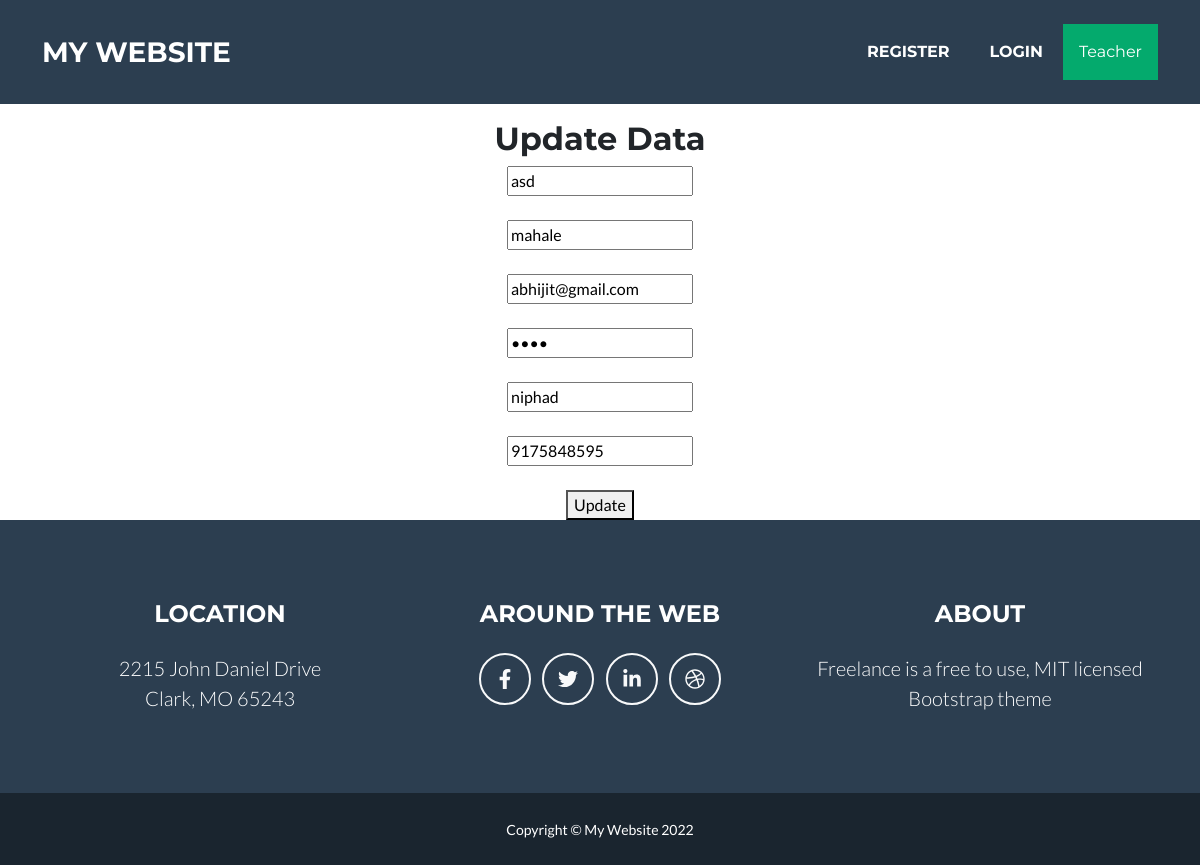
/edit?id=1, run on the app's committed database.
### myfirstproject/models.py (models this page shows)
class student(models.Model):
    fname=models.CharField(max_length=20)
    lname = models.CharField(max_length=20)
    email = models.CharField(max_length=50,default="0")
    password = models.CharField(max_length=20,default="0")
    city = models.TextField(max_length=20)
    contact=models.IntegerField(max_length=20)

### myfirstproject/views.py (the view)
# urls.py: path('edit',views.edit,name="edit"),
def edit(request):
    id=request.GET["id"]
    data = student.objects.all().filter(id=id)
    return render(request,"edit.html",{'data':data})

### templates/edit.html (shortened to what this page needs)
{% extends 'basic.html' %}
{% load static %}
{% block body %}
        <br>
        <form action="update" method="post">
            {% for i in data %}
        <center>
            <h2>Update Data</h2>
            <input type="text" name="fname" placeholder="First Name" value="{{i.fname}}"><br><br>
            <input type="text" name="lname" placeholder="Last Name" value="{{i.lname}}"><br><br>
             <input type="email" name="email" placeholder="Email" value="{{i.email}}"><br><br>
             <input type="password" name="password" placeholder="Password" value="{{i.password}}"><br><br>
              <input type="text" name="city" placeholder="Address" value="{{i.city}}"><br><br>
              <input type="number" name="contact" placeholder="Contact" value="{{i.contact}}"><br><br>
            <button type="submit">Update</button><br>
        </center>
        </form>
        {% endfor %}
        {% endblock %}

### data on the page
student: fname "asd", lname "mahale", email "abhijit@gmail.com", city "niphad", contact "9175848595"
